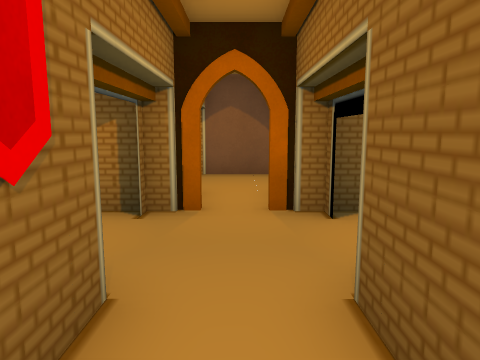
View 1 (above)

13 first-person views from a walk through a scene from a Unity 3-D project. The camera is 1.3 m above the floor, tilts 8° down and sees 70° across. The floor is counted in squares, 1 m on a side. Each view is taken from the middle of a square. On the plan, view 1 faces up. The plan holds only what a view shows up to about 15 squares ahead; the rest is blank. The place goes on beyond the plan. The player is left out.

View 2
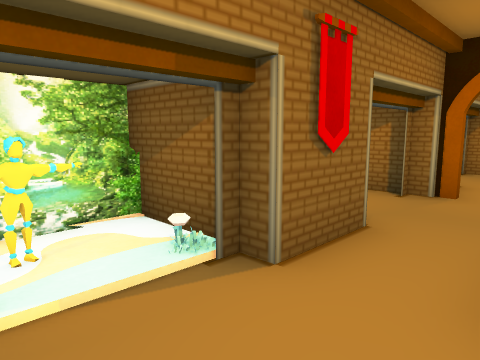

View 3
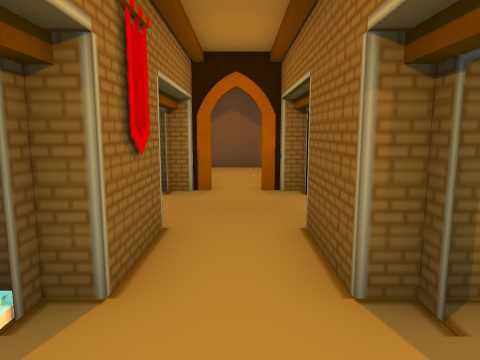

View 4
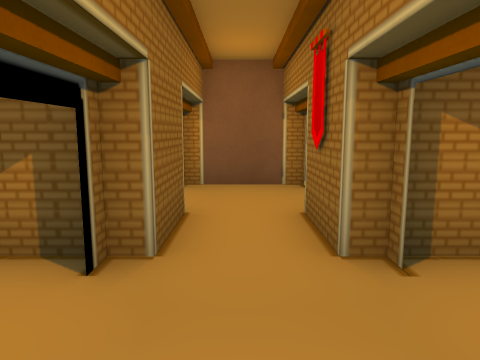

View 5
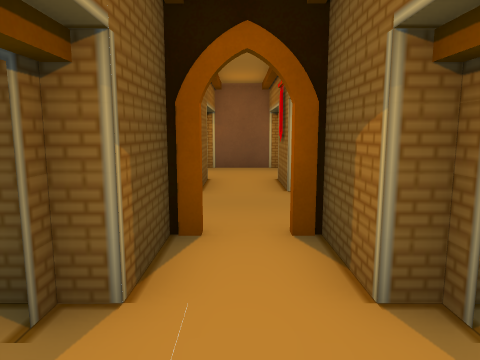

View 6
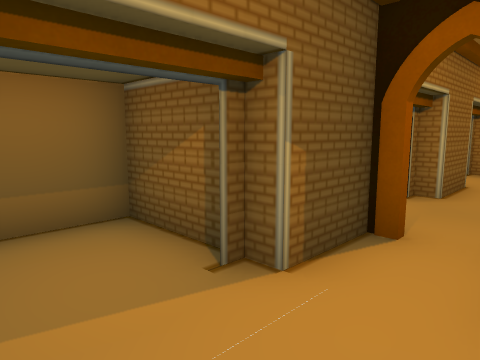

View 7
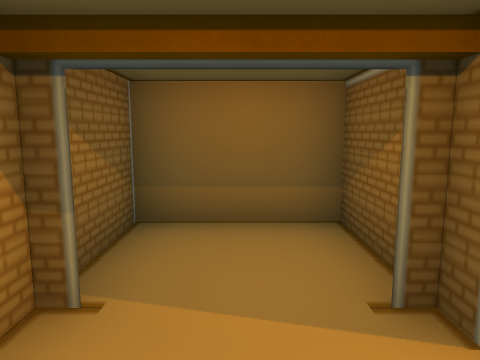

View 8
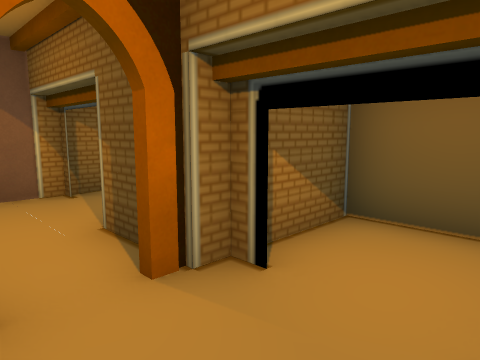

View 9
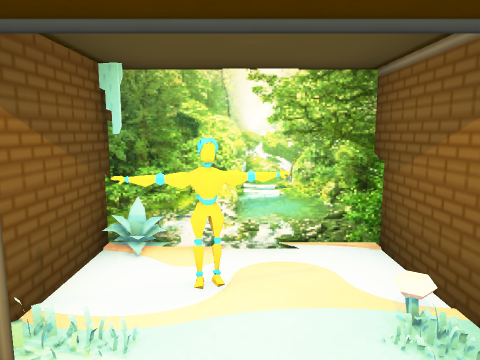

View 10
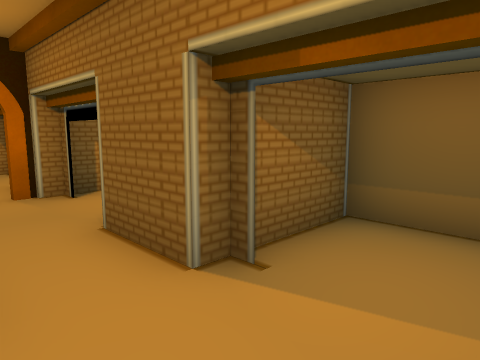

View 11
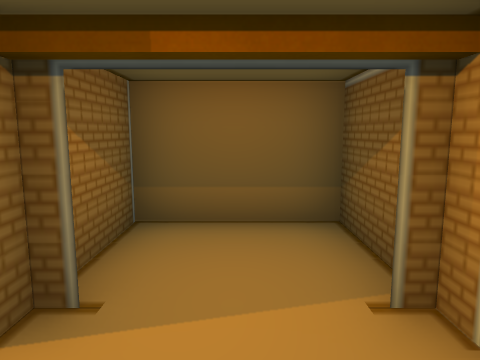

View 12
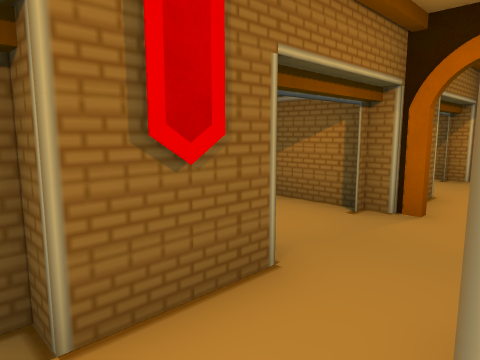

View 13
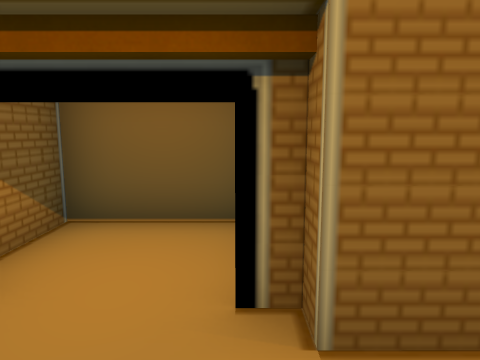

### Floor plan
Key: @ floor where view 1 was taken; # wall or solid block; . floor; = window, fence, low wall or low ledge; B banner; O other object.
Columns run from 4 left of view 1 to 4 right of it. Each row starts with its distance up from view 1.
 11   #######
 10   #...=.#
  9   #...=.#
  8   #...###
  7   ##.###
  6   ##.####
  5   #...=.#
  4   #...=.#
  3   #...###
  2  ##B.###
  1 ###B.####
  0 #.O.@.=.#
 -1 #O ...=.#
 -2 #OO...###
 -3 #######

Where each view was taken, in squares from view 1:
view 1: 0 up, 0 right, facing up
view 2: 2 down, 1 right, facing up-left
view 3: 2 down, 0 right, facing up
view 4: 6 up, 0 right, facing down
view 5: 10 up, 0 right, facing down
view 6: 10 up, 1 left, facing down-right
view 7: 9 up, 1 left, facing right
view 8: 3 up, 1 left, facing up-right
view 9: 1 down, 0 right, facing left
view 10: 2 down, 1 left, facing up-right
view 11: 1 down, 1 left, facing right
view 12: 0 up, 1 right, facing up-left
view 13: 3 up, 1 left, facing right
